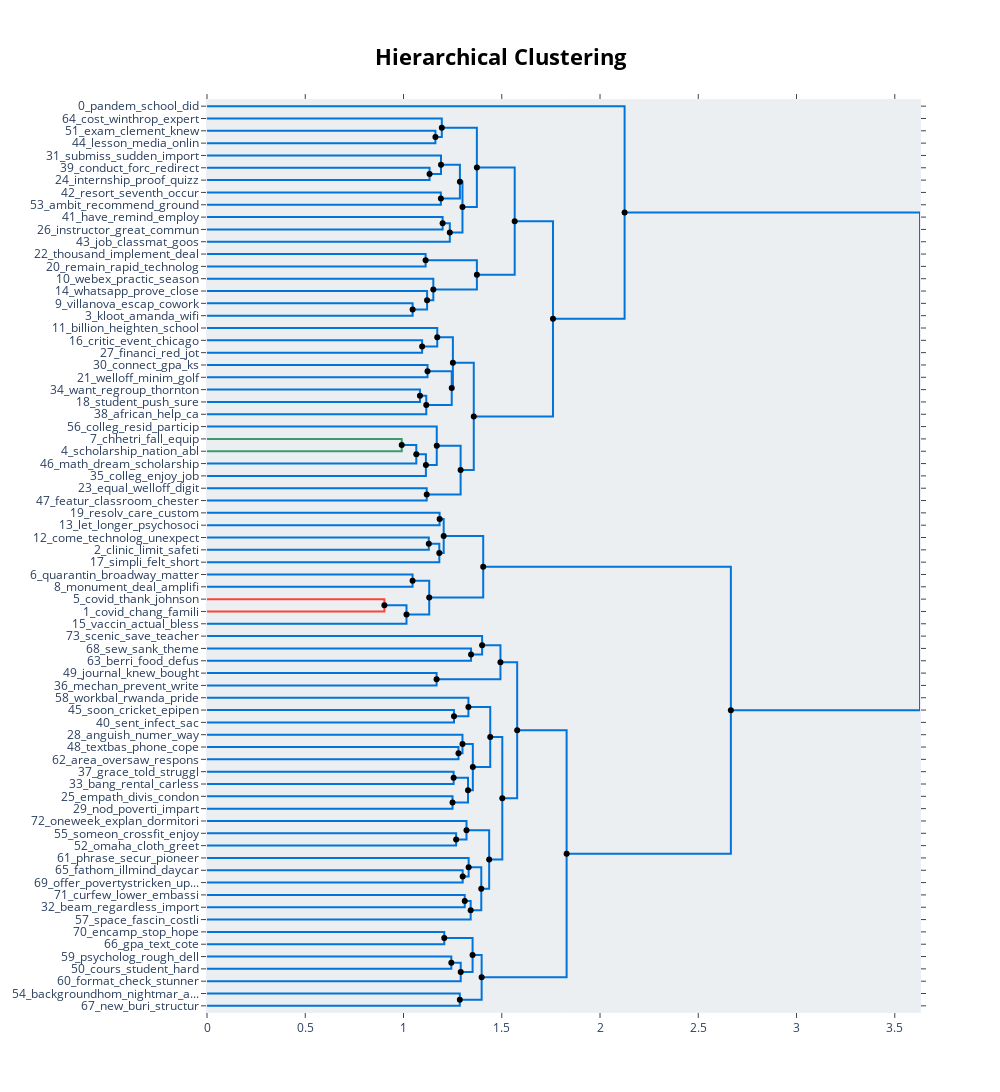

Write notebook code for a chart like this one.
### Code cell
# plot topic hierarchy
topic_model.visualize_hierarchy(hierarchical_topics=hierarchical_topics)

### Figure 1 — Plotly figure (JSON) as saved in the notebook; plotly's stock layout.template omitted (floating-point values rounded to 4 significant figures)
{"data": [{"hoverinfo": "text", "marker": {"color": "rgb(0,116,217)"}, "mode": "lines", "text": ["exam_clement_knew_baggag_rewatch", "", "", "lesson_media_onlin_possibl_unison"], "type": "scatter", "x": [0, 1.162, 1.162, 0], "xaxis": "x", "y": [-25, -25, -35, -35], "yaxis": "y"}, {"hoverinfo": "text", "marker": {"color": "rgb(0,116,217)"}, "mode": "lines", "text": ["cost_winthrop_expert_year_guid", "", "", "platform_enforc_live_knew_possibl"], "type": "scatter", "x": [0, 1.195, 1.195, 1.162], "xaxis": "x", "y": [-15, -15, -30, -30], "yaxis": "y"}, {"hoverinfo": "text", "marker": {"color": "rgb(0,116,217)"}, "mode": "lines", "text": ["conduct_forc_redirect_sold_surnam", "", "", "internship_proof_quizz_httpswwwlinkedincomfeedupdateurnliact_frame"], "type": "scatter", "x": [0, 1.133, 1.133, 0], "xaxis": "x", "y": [-55, -55, -65, -65], "yaxis": "y"}, {"hoverinfo": "text", "marker": {"color": "rgb(0,116,217)"}, "mode": "lines", "text": ["submiss_sudden_import_set_statesboro", "", "", "internship_old_sure_encount_voic"], "type": "scatter", "x": [0, 1.191, 1.191, 1.133], "xaxis": "x", "y": [-45, -45, -60, -60], "yaxis": "y"}, {"hoverinfo": "text", "marker": {"color": "rgb(0,116,217)"}, "mode": "lines", "text": ["resort_seventh_occur_underw_dell", "", "", "ambit_recommend_ground_austin_ever"], "type": "scatter", "x": [0, 1.19, 1.19, 0], "xaxis": "x", "y": [-75, -75, -85, -85], "yaxis": "y"}, {"hoverinfo": "text", "marker": {"color": "rgb(0,116,217)"}, "mode": "lines", "text": ["compar_day_importantli_set_wave", "", "", "resort_ever_medgar_singl_ged"], "type": "scatter", "x": [1.191, 1.287, 1.287, 1.19], "xaxis": "x", "y": [-52.5, -52.5, -80, -80], "yaxis": "y"}, {"hoverinfo": "text", "marker": {"color": "rgb(0,116,217)"}, "mode": "lines", "text": ["have_remind_employ_percentag_singlemoth", "", "", "instructor_great_commun_fail_hustler"], "type": "scatter", "x": [0, 1.199, 1.199, 0], "xaxis": "x", "y": [-95, -95, -105, -105], "yaxis": "y"}, {"hoverinfo": "text", "marker": {"color": "rgb(0,116,217)"}, "mode": "lines", "text": ["engag_have_classroom_tri_remind", "", "", "job_classmat_goos_battl_macon"], "type": "scatter", "x": [1.199, 1.236, 1.236, 0], "xaxis": "x", "y": [-100, -100, -115, -115], "yaxis": "y"}, {"hoverinfo": "text", "marker": {"color": "rgb(0,116,217)"}, "mode": "lines", "text": ["resort_day_compar_internship_learn", "", "", "atmospher_futur_have_classroom_tabl"], "type": "scatter", "x": [1.287, 1.3, 1.3, 1.236], "xaxis": "x", "y": [-66.25, -66.25, -107.5, -107.5], "yaxis": "y"}, {"hoverinfo": "text", "marker": {"color": "rgb(0,116,217)"}, "mode": "lines", "text": ["broadcast_law_environ_plan_complet", "", "", "financi_interact_tri_intern_time"], "type": "scatter", "x": [1.195, 1.373, 1.373, 1.3], "xaxis": "x", "y": [-22.5, -22.5, -86.88, -86.88], "yaxis": "y"}, {"hoverinfo": "text", "marker": {"color": "rgb(0,116,217)"}, "mode": "lines", "text": ["thousand_implement_deal_nurtur_merriamwebst", "", "", "remain_rapid_technolog_christman_snow"], "type": "scatter", "x": [0, 1.112, 1.112, 0], "xaxis": "x", "y": [-125, -125, -135, -135], "yaxis": "y"}, {"hoverinfo": "text", "marker": {"color": "rgb(0,116,217)"}, "mode": "lines", "text": ["villanova_escap_cowork_long_didnt", "", "", "kloot_amanda_wifi_neg_hardship"], "type": "scatter", "x": [0, 1.046, 1.046, 0], "xaxis": "x", "y": [-165, -165, -175, -175], "yaxis": "y"}, {"hoverinfo": "text", "marker": {"color": "rgb(0,116,217)"}, "mode": "lines", "text": ["whatsapp_prove_close_rollercoast_creation", "", "", "cowork_distract_didnt_way_particip"], "type": "scatter", "x": [0, 1.12, 1.12, 1.046], "xaxis": "x", "y": [-155, -155, -170, -170], "yaxis": "y"}, {"hoverinfo": "text", "marker": {"color": "rgb(0,116,217)"}, "mode": "lines", "text": ["webex_practic_season_find_way", "", "", "time_famili_transit_ive_nonetheless"], "type": "scatter", "x": [0, 1.152, 1.152, 1.12], "xaxis": "x", "y": [-145, -145, -162.5, -162.5], "yaxis": "y"}, {"hoverinfo": "text", "marker": {"color": "rgb(0,116,217)"}, "mode": "lines", "text": ["link_thousand_support_measur_rapid", "", "", "person_way_famili_transit_learn"], "type": "scatter", "x": [1.112, 1.373, 1.373, 1.152], "xaxis": "x", "y": [-130, -130, -153.8, -153.8], "yaxis": "y"}, {"hoverinfo": "text", "marker": {"color": "rgb(0,116,217)"}, "mode": "lines", "text": ["learn_studi_internship_tri_environ", "", "", "famili_person_learn_way_week"], "type": "scatter", "x": [1.373, 1.566, 1.566, 1.373], "xaxis": "x", "y": [-54.69, -54.69, -141.9, -141.9], "yaxis": "y"}, {"hoverinfo": "text", "marker": {"color": "rgb(0,116,217)"}, "mode": "lines", "text": ["critic_event_chicago_faceovercom_decisionmak", "", "", "financi_red_jot_selftalk_schoolag"], "type": "scatter", "x": [0, 1.095, 1.095, 0], "xaxis": "x", "y": [-195, -195, -205, -205], "yaxis": "y"}, {"hoverinfo": "text", "marker": {"color": "rgb(0,116,217)"}, "mode": "lines", "text": ["billion_heighten_school_effici_hurdl", "", "", "school_financi_lectur_adapt_inperson"], "type": "scatter", "x": [0, 1.172, 1.172, 1.095], "xaxis": "x", "y": [-185, -185, -200, -200], "yaxis": "y"}, {"hoverinfo": "text", "marker": {"color": "rgb(0,116,217)"}, "mode": "lines", "text": ["connect_gpa_ks_biolog_fiveyear", "", "", "welloff_minim_golf_job_reciproc"], "type": "scatter", "x": [0, 1.122, 1.122, 0], "xaxis": "x", "y": [-215, -215, -225, -225], "yaxis": "y"}, {"hoverinfo": "text", "marker": {"color": "rgb(0,116,217)"}, "mode": "lines", "text": ["want_regroup_thornton_linkedin_rigor", "", "", "student_push_sure_surfac_central"], "type": "scatter", "x": [0, 1.084, 1.084, 0], "xaxis": "x", "y": [-235, -235, -245, -245], "yaxis": "y"}, {"hoverinfo": "text", "marker": {"color": "rgb(0,116,217)"}, "mode": "lines", "text": ["drop_colleg_mm_couldv_nurs", "", "", "african_help_ca_vigor_noncontact"], "type": "scatter", "x": [1.084, 1.116, 1.116, 0], "xaxis": "x", "y": [-240, -240, -255, -255], "yaxis": "y"}, {"hoverinfo": "text", "marker": {"color": "rgb(0,116,217)"}, "mode": "lines", "text": ["minim_student_confer_load_golf", "", "", "drop_sure_adapt_year_manag"], "type": "scatter", "x": [1.122, 1.245, 1.245, 1.116], "xaxis": "x", "y": [-220, -220, -247.5, -247.5], "yaxis": "y"}, {"hoverinfo": "text", "marker": {"color": "rgb(0,116,217)"}, "mode": "lines", "text": ["financi_billion_second_classroom_worldwid", "", "", "drop_virtual_manag_sure_scholarship"], "type": "scatter", "x": [1.172, 1.251, 1.251, 1.245], "xaxis": "x", "y": [-192.5, -192.5, -233.8, -233.8], "yaxis": "y"}, {"hoverinfo": "text", "marker": {"color": "rgb(61,153,112)"}, "mode": "lines", "text": ["chhetri_fall_equip_student_deloitt", "", "", "scholarship_nation_abl_work_provid"], "type": "scatter", "x": [0, 0.9909, 0.9909, 0], "xaxis": "x", "y": [-275, -275, -285, -285], "yaxis": "y"}, {"hoverinfo": "text", "marker": {"color": "rgb(0,116,217)"}, "mode": "lines", "text": ["scholarship_abl_classmat_fall_vari", "", "", "math_dream_scholarship_jp_richmond"], "type": "scatter", "x": [0.9909, 1.065, 1.065, 0], "xaxis": "x", "y": [-280, -280, -295, -295], "yaxis": "y"}, {"hoverinfo": "text", "marker": {"color": "rgb(0,116,217)"}, "mode": "lines", "text": ["scholarship_math_abl_commun_dream", "", "", "colleg_enjoy_job_materi_set"], "type": "scatter", "x": [1.065, 1.114, 1.114, 0], "xaxis": "x", "y": [-287.5, -287.5, -305, -305], "yaxis": "y"}, {"hoverinfo": "text", "marker": {"color": "rgb(0,116,217)"}, "mode": "lines", "text": ["colleg_resid_particip_reach_pwc", "", "", "scholarship_math_assist_abl_master"], "type": "scatter", "x": [0, 1.169, 1.169, 1.114], "xaxis": "x", "y": [-265, -265, -296.2, -296.2], "yaxis": "y"}, {"hoverinfo": "text", "marker": {"color": "rgb(0,116,217)"}, "mode": "lines", "text": ["equal_welloff_digit_provid_technolog", "", "", "featur_classroom_chester_defer_distinct"], "type": "scatter", "x": [0, 1.118, 1.118, 0], "xaxis": "x", "y": [-315, -315, -325, -325], "yaxis": "y"}, {"hoverinfo": "text", "marker": {"color": "rgb(0,116,217)"}, "mode": "lines", "text": ["internship_nation_high_complet_math", "", "", "student_welloff_provid_chapter_faster"], "type": "scatter", "x": [1.169, 1.291, 1.291, 1.118], "xaxis": "x", "y": [-280.6, -280.6, -320, -320], "yaxis": "y"}, {"hoverinfo": "text", "marker": {"color": "rgb(0,116,217)"}, "mode": "lines", "text": ["adapt_drop_manag_educ_time", "", "", "year_learn_internship_high_provid"], "type": "scatter", "x": [1.251, 1.358, 1.358, 1.291], "xaxis": "x", "y": [-213.1, -213.1, -300.3, -300.3], "yaxis": "y"}, {"hoverinfo": "text", "marker": {"color": "rgb(0,116,217)"}, "mode": "lines", "text": ["school_onlin_interact_pandem_difficult", "", "", "studi_time_virtual_onlin_internship"], "type": "scatter", "x": [1.566, 1.761, 1.761, 1.358], "xaxis": "x", "y": [-98.28, -98.28, -256.7, -256.7], "yaxis": "y"}, {"hoverinfo": "text", "marker": {"color": "rgb(0,116,217)"}, "mode": "lines", "text": ["pandem_school_did_year_famili", "", "", "student_time_help_onlin_busi"], "type": "scatter", "x": [0, 2.125, 2.125, 1.761], "xaxis": "x", "y": [-5, -5, -177.5, -177.5], "yaxis": "y"}, {"hoverinfo": "text", "marker": {"color": "rgb(0,116,217)"}, "mode": "lines", "text": ["resolv_care_custom_viru_dormant", "", "", "let_longer_psychosoci_rooney_tangibl"], "type": "scatter", "x": [0, 1.184, 1.184, 0], "xaxis": "x", "y": [-335, -335, -345, -345], "yaxis": "y"}, {"hoverinfo": "text", "marker": {"color": "rgb(0,116,217)"}, "mode": "lines", "text": ["come_technolog_unexpect_father_mindset", "", "", "clinic_limit_safeti_wasnt_histori"], "type": "scatter", "x": [0, 1.129, 1.129, 0], "xaxis": "x", "y": [-355, -355, -365, -365], "yaxis": "y"}, {"hoverinfo": "text", "marker": {"color": "rgb(0,116,217)"}, "mode": "lines", "text": ["left_abl_differ_healthi_domest", "", "", "simpli_felt_short_buzz_safest"], "type": "scatter", "x": [1.129, 1.182, 1.182, 0], "xaxis": "x", "y": [-360, -360, -375, -375], "yaxis": "y"}, {"hoverinfo": "text", "marker": {"color": "rgb(0,116,217)"}, "mode": "lines", "text": ["leg_restrict_best_lot_neg", "", "", "healthi_differ_left_abl_felt"], "type": "scatter", "x": [1.184, 1.204, 1.204, 1.182], "xaxis": "x", "y": [-340, -340, -367.5, -367.5], "yaxis": "y"}, {"hoverinfo": "text", "marker": {"color": "rgb(0,116,217)"}, "mode": "lines", "text": ["quarantin_broadway_matter_month_did", "", "", "monument_deal_amplifi_panic_did"], "type": "scatter", "x": [0, 1.046, 1.046, 0], "xaxis": "x", "y": [-385, -385, -395, -395], "yaxis": "y"}, {"hoverinfo": "text", "marker": {"color": "rgb(255,65,54)"}, "mode": "lines", "text": ["covid_thank_johnson_pattern_hospit", "", "", "covid_chang_famili_know_unusu"], "type": "scatter", "x": [0, 0.9027, 0.9027, 0], "xaxis": "x", "y": [-405, -405, -415, -415], "yaxis": "y"}, {"hoverinfo": "text", "marker": {"color": "rgb(0,116,217)"}, "mode": "lines", "text": ["covid_chang_global_case_hit", "", "", "vaccin_actual_bless_uncertainti_irrespect"], "type": "scatter", "x": [0.9027, 1.015, 1.015, 0], "xaxis": "x", "y": [-410, -410, -425, -425], "yaxis": "y"}, {"hoverinfo": "text", "marker": {"color": "rgb(0,116,217)"}, "mode": "lines", "text": ["quarantin_did_world_period_broadway", "", "", "covid_chang_case_global_hospit"], "type": "scatter", "x": [1.046, 1.131, 1.131, 1.015], "xaxis": "x", "y": [-390, -390, -417.5, -417.5], "yaxis": "y"}, {"hoverinfo": "text", "marker": {"color": "rgb(0,116,217)"}, "mode": "lines", "text": ["healthi_felt_challeng_lot_new", "", "", "covid_chang_like_did_case"], "type": "scatter", "x": [1.204, 1.406, 1.406, 1.131], "xaxis": "x", "y": [-353.8, -353.8, -403.8, -403.8], "yaxis": "y"}, {"hoverinfo": "text", "marker": {"color": "rgb(0,116,217)"}, "mode": "lines", "text": ["sew_sank_theme_feet_statement", "", "", "berri_food_defus_monotoni_grandpa"], "type": "scatter", "x": [0, 1.344, 1.344, 0], "xaxis": "x", "y": [-445, -445, -455, -455], "yaxis": "y"}, {"hoverinfo": "text", "marker": {"color": "rgb(0,116,217)"}, "mode": "lines", "text": ["scenic_save_teacher_well_speed", "", "", "sew_chocol_broke_diet_defus"], "type": "scatter", "x": [0, 1.4, 1.4, 1.344], "xaxis": "x", "y": [-435, -435, -450, -450], "yaxis": "y"}, {"hoverinfo": "text", "marker": {"color": "rgb(0,116,217)"}, "mode": "lines", "text": ["journal_knew_bought_notsobright_drivethrough", "", "", "mechan_prevent_write_encount_vantag"], "type": "scatter", "x": [0, 1.168, 1.168, 0], "xaxis": "x", "y": [-465, -465, -475, -475], "yaxis": "y"}, {"hoverinfo": "text", "marker": {"color": "rgb(0,116,217)"}, "mode": "lines", "text": ["sew_save_food_landlord_monotoni", "", "", "prevent_knew_write_groceri_encount"], "type": "scatter", "x": [1.4, 1.493, 1.493, 1.168], "xaxis": "x", "y": [-442.5, -442.5, -470, -470], "yaxis": "y"}, {"hoverinfo": "text", "marker": {"color": "rgb(0,116,217)"}, "mode": "lines", "text": ["soon_cricket_epipen_vain_biggest", "", "", "sent_infect_sac_handshak_fluid"], "type": "scatter", "x": [0, 1.257, 1.257, 0], "xaxis": "x", "y": [-495, -495, -505, -505], "yaxis": "y"}, {"hoverinfo": "text", "marker": {"color": "rgb(0,116,217)"}, "mode": "lines", "text": ["workbal_rwanda_pride_prepandem_cooper", "", "", "wreck_pneumonia_rapidli_sent_soon"], "type": "scatter", "x": [0, 1.33, 1.33, 1.257], "xaxis": "x", "y": [-485, -485, -500, -500], "yaxis": "y"}, {"hoverinfo": "text", "marker": {"color": "rgb(0,116,217)"}, "mode": "lines", "text": ["textbas_phone_cope_lesson_make", "", "", "area_oversaw_respons_mastectomi_greatli"], "type": "scatter", "x": [0, 1.28, 1.28, 0], "xaxis": "x", "y": [-525, -525, -535, -535], "yaxis": "y"}, {"hoverinfo": "text", "marker": {"color": "rgb(0,116,217)"}, "mode": "lines", "text": ["anguish_numer_way_heinou_troubleshoot", "", "", "textbas_livezoom_embrac_talk_will"], "type": "scatter", "x": [0, 1.3, 1.3, 1.28], "xaxis": "x", "y": [-515, -515, -530, -530], "yaxis": "y"}, {"hoverinfo": "text", "marker": {"color": "rgb(0,116,217)"}, "mode": "lines", "text": ["grace_told_struggl_composur_cdc", "", "", "bang_rental_carless_thyroid_temporarili"], "type": "scatter", "x": [0, 1.255, 1.255, 0], "xaxis": "x", "y": [-545, -545, -555, -555], "yaxis": "y"}, {"hoverinfo": "text", "marker": {"color": "rgb(0,116,217)"}, "mode": "lines", "text": ["empath_divis_condon_pennsylvania_unfair", "", "", "nod_poverti_impart_tune_metaphor"], "type": "scatter", "x": [0, 1.249, 1.249, 0], "xaxis": "x", "y": [-565, -565, -575, -575], "yaxis": "y"}, {"hoverinfo": "text", "marker": {"color": "rgb(0,116,217)"}, "mode": "lines", "text": ["isol_sudden_told_father_rental", "", "", "tv_bag_poverti_free_dont"], "type": "scatter", "x": [1.255, 1.328, 1.328, 1.249], "xaxis": "x", "y": [-550, -550, -570, -570], "yaxis": "y"}, {"hoverinfo": "text", "marker": {"color": "rgb(0,116,217)"}, "mode": "lines", "text": ["textbas_mobil_way_psycholog_challeng", "", "", "rapid_creat_like_granddaught_blue"], "type": "scatter", "x": [1.3, 1.353, 1.353, 1.328], "xaxis": "x", "y": [-522.5, -522.5, -560, -560], "yaxis": "y"}, {"hoverinfo": "text", "marker": {"color": "rgb(0,116,217)"}, "mode": "lines", "text": ["vaccin_wreck_sent_near_anxiou", "", "", "challeng_did_dissimilar_philosophi_textbas"], "type": "scatter", "x": [1.33, 1.441, 1.441, 1.353], "xaxis": "x", "y": [-492.5, -492.5, -541.2, -541.2], "yaxis": "y"}, {"hoverinfo": "text", "marker": {"color": "rgb(0,116,217)"}, "mode": "lines", "text": ["someon_crossfit_enjoy_similar_diminish", "", "", "omaha_cloth_greet_smaller_slept"], "type": "scatter", "x": [0, 1.268, 1.268, 0], "xaxis": "x", "y": [-595, -595, -605, -605], "yaxis": "y"}, {"hoverinfo": "text", "marker": {"color": "rgb(0,116,217)"}, "mode": "lines", "text": ["oneweek_explan_dormitori_preval_halfway", "", "", "simpl_accustom_quickli_backburn_omaha"], "type": "scatter", "x": [0, 1.321, 1.321, 1.268], "xaxis": "x", "y": [-585, -585, -600, -600], "yaxis": "y"}, {"hoverinfo": "text", "marker": {"color": "rgb(0,116,217)"}, "mode": "lines", "text": ["fathom_illmind_daycar_complexion_properli", "", "", "offer_povertystricken_upcom_michigan_function"], "type": "scatter", "x": [0, 1.301, 1.301, 0], "xaxis": "x", "y": [-625, -625, -635, -635], "yaxis": "y"}, {"hoverinfo": "text", "marker": {"color": "rgb(0,116,217)"}, "mode": "lines", "text": ["phrase_secur_pioneer_strongest_motiv", "", "", "offer_fathom_illmind_daycar_complexion"], "type": "scatter", "x": [0, 1.331, 1.331, 1.301], "xaxis": "x", "y": [-615, -615, -630, -630], "yaxis": "y"}, {"hoverinfo": "text", "marker": {"color": "rgb(0,116,217)"}, "mode": "lines", "text": ["curfew_lower_embassi_tragic_shouldnt", "", "", "beam_regardless_import_longer_overli"], "type": "scatter", "x": [0, 1.312, 1.312, 0], "xaxis": "x", "y": [-645, -645, -655, -655], "yaxis": "y"}, {"hoverinfo": "text", "marker": {"color": "rgb(0,116,217)"}, "mode": "lines", "text": ["beam_import_regardless_longer_conceiv", "", "", "space_fascin_costli_disallow_selfconfid"], "type": "scatter", "x": [1.312, 1.342, 1.342, 0], "xaxis": "x", "y": [-650, -650, -665, -665], "yaxis": "y"}, {"hoverinfo": "text", "marker": {"color": "rgb(0,116,217)"}, "mode": "lines", "text": ["biggest_offer_motiv_reconstruct_daycar", "", "", "immedi_space_curfew_limit_regardless"], "type": "scatter", "x": [1.331, 1.396, 1.396, 1.342], "xaxis": "x", "y": [-622.5, -622.5, -657.5, -657.5], "yaxis": "y"}, {"hoverinfo": "text", "marker": {"color": "rgb(0,116,217)"}, "mode": "lines", "text": ["vacat_harder_ownership_monthli_academia", "", "", "immedi_feel_phrase_import_biggest"], "type": "scatter", "x": [1.321, 1.436, 1.436, 1.396], "xaxis": "x", "y": [-592.5, -592.5, -640, -640], "yaxis": "y"}, {"hoverinfo": "text", "marker": {"color": "rgb(0,116,217)"}, "mode": "lines", "text": ["caus_normal_spread_time_speak", "", "", "health_abl_import_vacat_confid"], "type": "scatter", "x": [1.441, 1.503, 1.503, 1.436], "xaxis": "x", "y": [-516.9, -516.9, -616.2, -616.2], "yaxis": "y"}, {"hoverinfo": "text", "marker": {"color": "rgb(0,116,217)"}, "mode": "lines", "text": ["knew_sew_diet_broke_sign", "", "", "pandem_did_way_talk_caus"], "type": "scatter", "x": [1.493, 1.578, 1.578, 1.503], "xaxis": "x", "y": [-456.2, -456.2, -566.6, -566.6], "yaxis": "y"}, {"hoverinfo": "text", "marker": {"color": "rgb(0,116,217)"}, "mode": "lines", "text": ["encamp_stop_hope_technolog_fresh", "", "", "gpa_text_cote_midsemest_bigger"], "type": "scatter", "x": [0, 1.207, 1.207, 0], "xaxis": "x", "y": [-675, -675, -685, -685], "yaxis": "y"}, {"hoverinfo": "text", "marker": {"color": "rgb(0,116,217)"}, "mode": "lines", "text": ["psycholog_rough_dell_heighten_firstli", "", "", "cours_student_hard_increasingli_midst"], "type": "scatter", "x": [0, 1.243, 1.243, 0], "xaxis": "x", "y": [-695, -695, -705, -705], "yaxis": "y"}, {"hoverinfo": "text", "marker": {"color": "rgb(0,116,217)"}, "mode": "lines", "text": ["background_psycholog_januari_close_lowpay", "", "", "format_check_stunner_eas_behavior"], "type": "scatter", "x": [1.243, 1.291, 1.291, 0], "xaxis": "x", "y": [-700, -700, -715, -715], "yaxis": "y"}, {"hoverinfo": "text", "marker": {"color": "rgb(0,116,217)"}, "mode": "lines", "text": ["gpa_uh_hold_tirelessli_encamp", "", "", "format_background_psycholog_student_cours"], "type": "scatter", "x": [1.207, 1.352, 1.352, 1.291], "xaxis": "x", "y": [-680, -680, -707.5, -707.5], "yaxis": "y"}, {"hoverinfo": "text", "marker": {"color": "rgb(0,116,217)"}, "mode": "lines", "text": ["backgroundhom_nightmar_arent_lesson_sure", "", "", "new_buri_structur_counselor_equal"], "type": "scatter", "x": [0, 1.286, 1.286, 0], "xaxis": "x", "y": [-725, -725, -735, -735], "yaxis": "y"}, {"hoverinfo": "text", "marker": {"color": "rgb(0,116,217)"}, "mode": "lines", "text": ["format_wonder_cours_grade_hard", "", "", "fellow_just_learn_tiktok_backgroundhom"], "type": "scatter", "x": [1.352, 1.398, 1.398, 1.286], "xaxis": "x", "y": [-693.8, -693.8, -730, -730], "yaxis": "y"}, {"hoverinfo": "text", "marker": {"color": "rgb(0,116,217)"}, "mode": "lines", "text": ["challeng_cope_abl_make_like", "", "", "new_school_adjust_hard_fellow"], "type": "scatter", "x": [1.578, 1.83, 1.83, 1.398], "xaxis": "x", "y": [-511.4, -511.4, -711.9, -711.9], "yaxis": "y"}, {"hoverinfo": "text", "marker": {"color": "rgb(0,116,217)"}, "mode": "lines", "text": ["covid_impact_chang_famili_mental", "", "", "challeng_famili_cope_new_way"], "type": "scatter", "x": [1.406, 2.666, 2.666, 1.83], "xaxis": "x", "y": [-378.8, -378.8, -611.6, -611.6], "yaxis": "y"}, {"hoverinfo": "text", "marker": {"color": "rgb(0,116,217)"}, "mode": "lines", "text": ["learn_onlin_pandem_high_thing", "", "", "covid_famili_impact_chang_did"], "type": "scatter", "x": [2.125, 3.628, 3.628, 2.666], "xaxis": "x", "y": [-91.25, -91.25, -495.2, -495.2], "yaxis": "y"}, {"hoverinfo": "text", "hovertext": ["compar_day_importantli_set_wave", "engag_have_classroom_tri_remind", "resort_day_compar_internship_learn", "broadcast_law_environ_plan_complet", "link_thousand_support_measur_rapid", "learn_studi_internship_tri_environ", "drop_colleg_mm_couldv_nurs", "minim_student_confer_load_golf", "financi_billion_second_classroom_worldwid", "scholarship_abl_classmat_fall_vari", "scholarship_math_abl_commun_dream", "internship_nation_high_complet_math", "adapt_drop_manag_educ_time", "school_onlin_interact_pandem_difficult", "left_abl_differ_healthi_domest", "leg_restrict_best_lot_neg", "covid_chang_global_case_hit", "quarantin_did_world_period_broadway", "healthi_felt_challeng_lot_new", "sew_save_food_landlord_monotoni", "isol_sudden_told_father_rental", "textbas_mobil_way_psycholog_challeng", "vaccin_wreck_sent_near_anxiou", "beam_import_regardless_longer_conceiv", "biggest_offer_motiv_reconstruct_daycar", "vacat_harder_ownership_monthli_academia", "caus_normal_spread_time_speak", "knew_sew_diet_broke_sign", "background_psycholog_januari_close_lowpay", "gpa_uh_hold_tirelessli_encamp", "format_wonder_cours_grade_hard", "challeng_cope_abl_make_like", "covid_impact_chang_famili_mental", "learn_onlin_pandem_high_thing"], "marker": {"color": "black"}, "mode": "markers", "showlegend": false, "type": "scatter", "x": [1.191, 1.199, 1.287, 1.195, 1.112, 1.373, 1.084, 1.122, 1.172, 0.9909, 1.065, 1.169, 1.251, 1.566, 1.129, 1.184, 0.9027, 1.046, 1.204, 1.4, 1.255, 1.3, 1.33, 1.312, 1.331, 1.321, 1.441, 1.493, 1.243, 1.207, 1.352, 1.578, 1.406, 2.125], "y": [-52.5, -100, -66.25, -22.5, -130, -54.69, -240, -220, -192.5, -280, -287.5, -280.6, -213.1, -98.28, -360, -340, -410, -390, -353.8, -442.5, -550, -522.5, -492.5, -650, -622.5, -592.5, -516.9, -456.2, -700, -680, -693.8, -511.4, -378.8, -91.25]}, {"hoverinfo": "text", "hovertext": ["platform_enforc_live_knew_possibl", "internship_old_sure_encount_voic", "resort_ever_medgar_singl_ged", "atmospher_futur_have_classroom_tabl", "financi_interact_tri_intern_time", "cowork_distract_didnt_way_particip", "time_famili_transit_ive_nonetheless", "person_way_famili_transit_learn", "famili_person_learn_way_week", "school_financi_lectur_adapt_inperson", "drop_sure_adapt_year_manag", "drop_virtual_manag_sure_scholarship", "scholarship_math_assist_abl_master", "student_welloff_provid_chapter_faster", "year_learn_internship_high_provid", "studi_time_virtual_onlin_internship", "student_time_help_onlin_busi", "healthi_differ_left_abl_felt", "covid_chang_case_global_hospit", "covid_chang_like_did_case", "sew_chocol_broke_diet_defus", "prevent_knew_write_groceri_encount", "wreck_pneumonia_rapidli_sent_soon", "textbas_livezoom_embrac_talk_will", "tv_bag_poverti_free_dont", "rapid_creat_like_granddaught_blue", "challeng_did_dissimilar_philosophi_textbas", "simpl_accustom_quickli_backburn_omaha", "offer_fathom_illmind_daycar_complexion", "immedi_space_curfew_limit_regardless", "immedi_feel_phrase_import_biggest", "health_abl_import_vacat_confid", "pandem_did_way_talk_caus", "format_background_psycholog_student_cours", "fellow_just_learn_tiktok_backgroundhom", "new_school_adjust_hard_fellow", "challeng_famili_cope_new_way", "covid_famili_impact_chang_did"], "marker": {"color": "black"}, "mode": "markers", "showlegend": false, "type": "scatter", "x": [1.162, 1.133, 1.19, 1.236, 1.3, 1.046, 1.12, 1.152, 1.373, 1.095, 1.116, 1.245, 1.114, 1.118, 1.291, 1.358, 1.761, 1.182, 1.015, 1.131, 1.344, 1.168, 1.257, 1.28, 1.249, 1.328, 1.353, 1.268, 1.301, 1.342, 1.396, 1.436, 1.503, 1.291, 1.286, 1.398, 1.83, 2.666], "y": [-30, -60, -80, -107.5, -86.88, -170, -162.5, -153.8, -141.9, -200, -247.5, -233.8, -296.2, -320, -300.3, -256.7, -177.5, -367.5, -417.5, -403.8, -450, -470, -500, -530, -570, -560, -541.2, -600, -630, -657.5, -640, -616.2, -566.6, -707.5, -730, -711.9, -611.6, -495.2]}], "layout": {"autosize": false, "height": 1310, "hoverlabel": {"bgcolor": "white", "font": {"family": "Rockwell", "size": 16}}, "hovermode": "closest", "plot_bgcolor": "#ECEFF1", "showlegend": false, "title": {"font": {"color": "Black", "size": 22}, "text": "<b>Hierarchical Clustering", "x": 0.5, "xanchor": "center", "yanchor": "top"}, "width": 1000, "xaxis": {"autorange": true, "mirror": "allticks", "range": [0, 3.628], "rangemode": "tozero", "showgrid": false, "showline": true, "showticklabels": true, "ticks": "outside", "type": "linear", "zeroline": false}, "yaxis": {"mirror": "allticks", "range": [-740, 0], "rangemode": "tozero", "showgrid": false, "showline": true, "showticklabels": true, "tickmode": "array", "ticks": "outside", "ticktext": ["0_pandem_school_did", "64_cost_winthrop_expert", "51_exam_clement_knew", "44_lesson_media_onlin", "31_submiss_sudden_import", "39_conduct_forc_redirect", "24_internship_proof_quizz", "42_resort_seventh_occur", "53_ambit_recommend_ground", "41_have_remind_employ", "26_instructor_great_commun", "43_job_classmat_goos", "22_thousand_implement_deal", "20_remain_rapid_technolog", "10_webex_practic_season", "14_whatsapp_prove_close", "9_villanova_escap_cowork", "3_kloot_amanda_wifi", "11_billion_heighten_school", "16_critic_event_chicago", "27_financi_red_jot", "30_connect_gpa_ks", "21_welloff_minim_golf", "34_want_regroup_thornton", "18_student_push_sure", "38_african_help_ca", "56_colleg_resid_particip", "7_chhetri_fall_equip", "4_scholarship_nation_abl", "46_math_dream_scholarship", "35_colleg_enjoy_job", "23_equal_welloff_digit", "47_featur_classroom_chester", "19_resolv_care_custom", "13_let_longer_psychosoci", "12_come_technolog_unexpect", "2_clinic_limit_safeti", "17_simpli_felt_short", "6_quarantin_broadway_matter", "8_monument_deal_amplifi", "5_covid_thank_johnson", "1_covid_chang_famili", "15_vaccin_actual_bless", "73_scenic_save_teacher", "68_sew_sank_theme", "63_berri_food_defus", "49_journal_knew_bought", "36_mechan_prevent_write", "58_workbal_rwanda_pride", "45_soon_cricket_epipen", "40_sent_infect_sac", "28_anguish_numer_way", "48_textbas_phone_cope", "62_area_oversaw_respons", "37_grace_told_struggl", "33_bang_rental_carless", "25_empath_divis_condon", "29_nod_poverti_impart", "72_oneweek_explan_dormitori", "55_someon_crossfit_enjoy", "52_omaha_cloth_greet", "61_phrase_secur_pioneer", "65_fathom_illmind_daycar", "69_offer_povertystricken_up...", "71_curfew_lower_embassi", "32_beam_regardless_import", "57_space_fascin_costli", "70_encamp_stop_hope", "66_gpa_text_cote", "59_psycholog_rough_dell", "50_cours_student_hard", "60_format_check_stunner", "54_backgroundhom_nightmar_a...", "67_new_buri_structur"], "tickvals": [-5, -15, -25, -35, -45, -55, -65, -75, -85, -95, -105, -115, -125, -135, -145, -155, -165, -175, -185, -195, -205, -215, -225, -235, -245, -255, -265, -275, -285, -295, -305, -315, -325, -335, -345, -355, -365, -375, -385, -395, -405, -415, -425, -435, -445, -455, -465, -475, -485, -495, -505, -515, -525, -535, -545, -555, -565, -575, -585, -595, -605, -615, -625, -635, -645, -655, -665, -675, -685, -695, -705, -715, -725, -735], "type": "linear", "zeroline": false}}}
